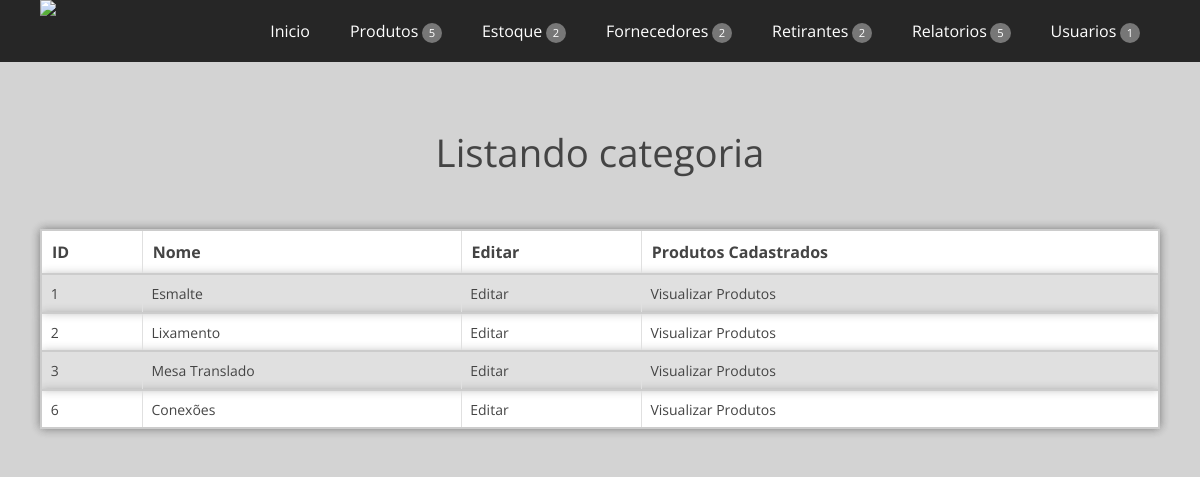
Page /main.php?url=categoria&acao=listar (signed in) on the committed database.
### tables this page shows
CREATE TABLE IF NOT EXISTS `srs_category` (
`id` int(10) unsigned NOT NULL,
  `nome` varchar(45) DEFAULT NULL
);

### application/controler/DB.php (called while the page is built, shortened)
<?php
class DB {
	private $server;
	private$user;
	private $pass;
	function __construct() {
		$this->server="localhost";
		$this->db="bi_server";
		$this->user="root";
		$this->pass="";
	}
	function Conectar(){
		$this->conexao=mysql_connect($this->server,$this->user,$this->pass) or die('Erro ao se conectar ao banco');
	}
	function PesquisaCampos($campos, $tabela){
		switch($tabela) {
		case categoria:
			$newtable = 'srs_category';
			break;
		}
		return mysql_query("Select $campos from $newtable");
	}
}
?>

### application/controler/Categorias.php (the view, shortened to what this page needs)
<?php
class Categorias {
	public $tabela;
	public $conexaoDB;
	function __construct($tabela="categoria",$produto="0") {
		$this->conexaoDB=new DB();
		$this->tabela=$tabela;
		}
	function Listar(){
		$produtos=$this->conexaoDB->PesquisaCampos("id,nome",$this->tabela);
		echo '<h1>Listando '.$this->tabela.'</h1><br><br>';
		echo '<table class="css-form" align="center">';
		echo '<tr class="css-form">
				<td class="header">ID</td>
				<td class="header">Nome</td>
				<td class="header">Editar</td>
				<td class="header">Produtos Cadastrados</td>
				</tr>';
		while($produto=mysql_fetch_array($produtos)){
			echo '<tr class="css-form">';
			echo '<td>'.$produto['id'].'</td>';
			echo '<td>'.$produto['nome'].'</td>';
			echo '<td><a href="main.php?url='.$this->tabela.'&acao=formeditar&id='.$produto['id'].'">Editar</a></td>';
			echo '<td><a href="main.php?url=produto&acao=formbuscaprodcat&id='.$produto['id'].'">Visualizar Produtos</a></td>';
			echo '</tr>';
		}
		echo '</table>';
	}
}
?>

### css/components.css (style rules this page uses)
.css-form { border-width:2px; border-color:#cccccc; border-style:solid; font-size:14px; padding:13px; border-radius:4px; box-shadow: 0px 0px 10px 0px rgba(42,42,42,.32); }
.header { font-weight: bold; font-size:16px; }

### css/responsee.css (style rules this page uses)
* { -webkit-box-sizing:border-box; -moz-box-sizing:border-box; box-sizing:border-box; margin:0; }
body { background:none repeat scroll 0 0 #d3d3d3; font-size:100%; margin:0; font-family:"Open Sans",Arial,sans-serif; color:#444; }
h1, h2, h3, h4, h5, h6 { color:#444; font-weight: normal; margin:0.2em 0 0.2em 0; }
h1 { font-size:2.4em; }
a, a:link, a:visited, a:hover, a:active { text-decoration:none; color:#444; }
table { background:none repeat scroll 0 0 #fff; border:1px solid #D0D0D0; border-collapse:collapse; border-spacing:0; text-align:left; width:100%; }
table tr td, table tr th { padding:0.625em; }
table tr:nth-of-type(2n) { background:none repeat scroll 0 0 #e0e0e0; }
td { border-right:1px solid #e0e0e0; }

### css/template-style.css (style rules this page uses)
html { height: 100%; overflow: hidden; }
body { height: 100%; overflow: scroll; }

### rows in the picture
srs_category: id "1", nome "Esmalte"
srs_category: id "2", nome "Lixamento"
srs_category: id "3", nome "Mesa Translado"
srs_category: id "6", nome "Conexões"

### other values in the picture
$this->tabela "categoria"
